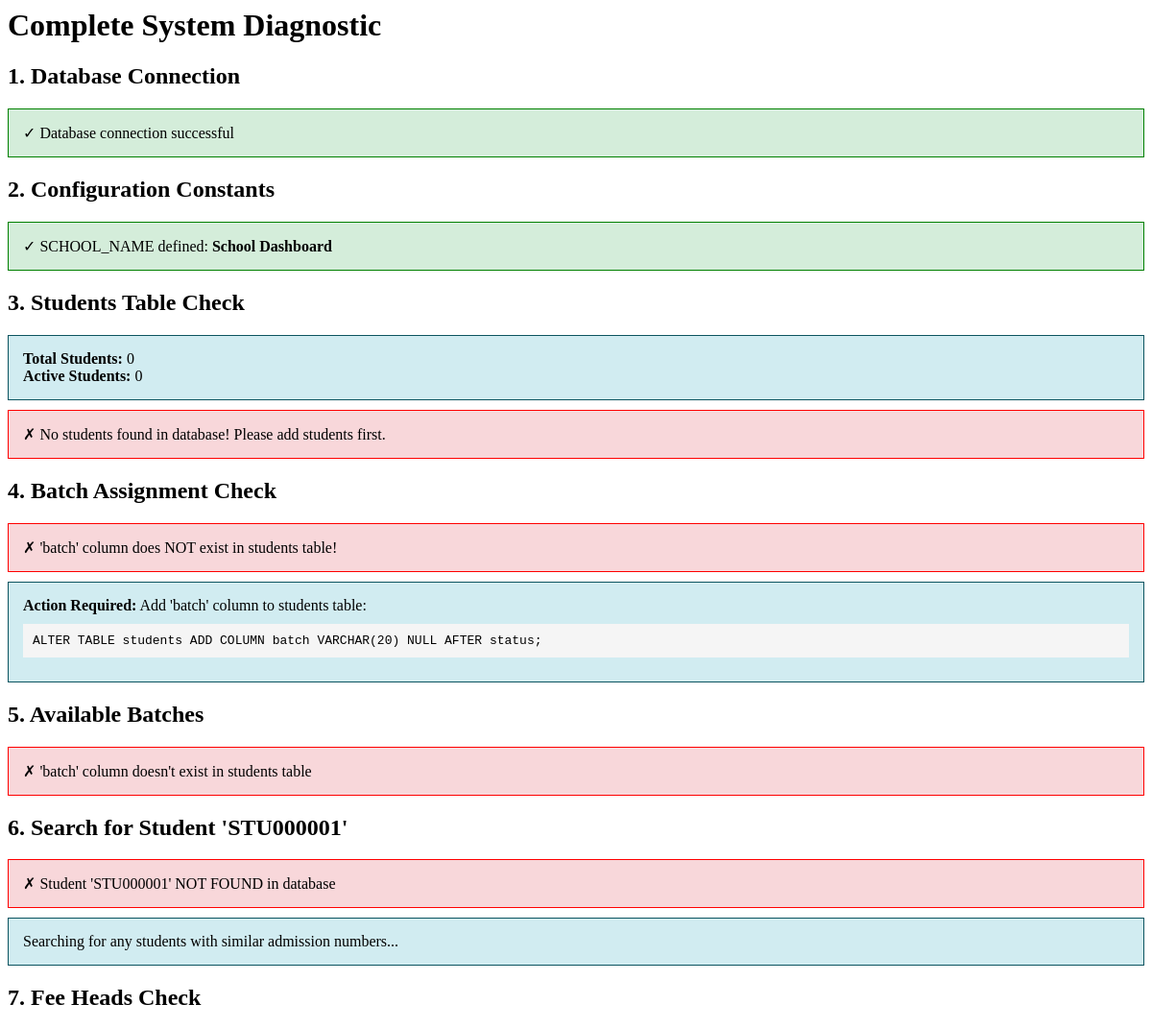
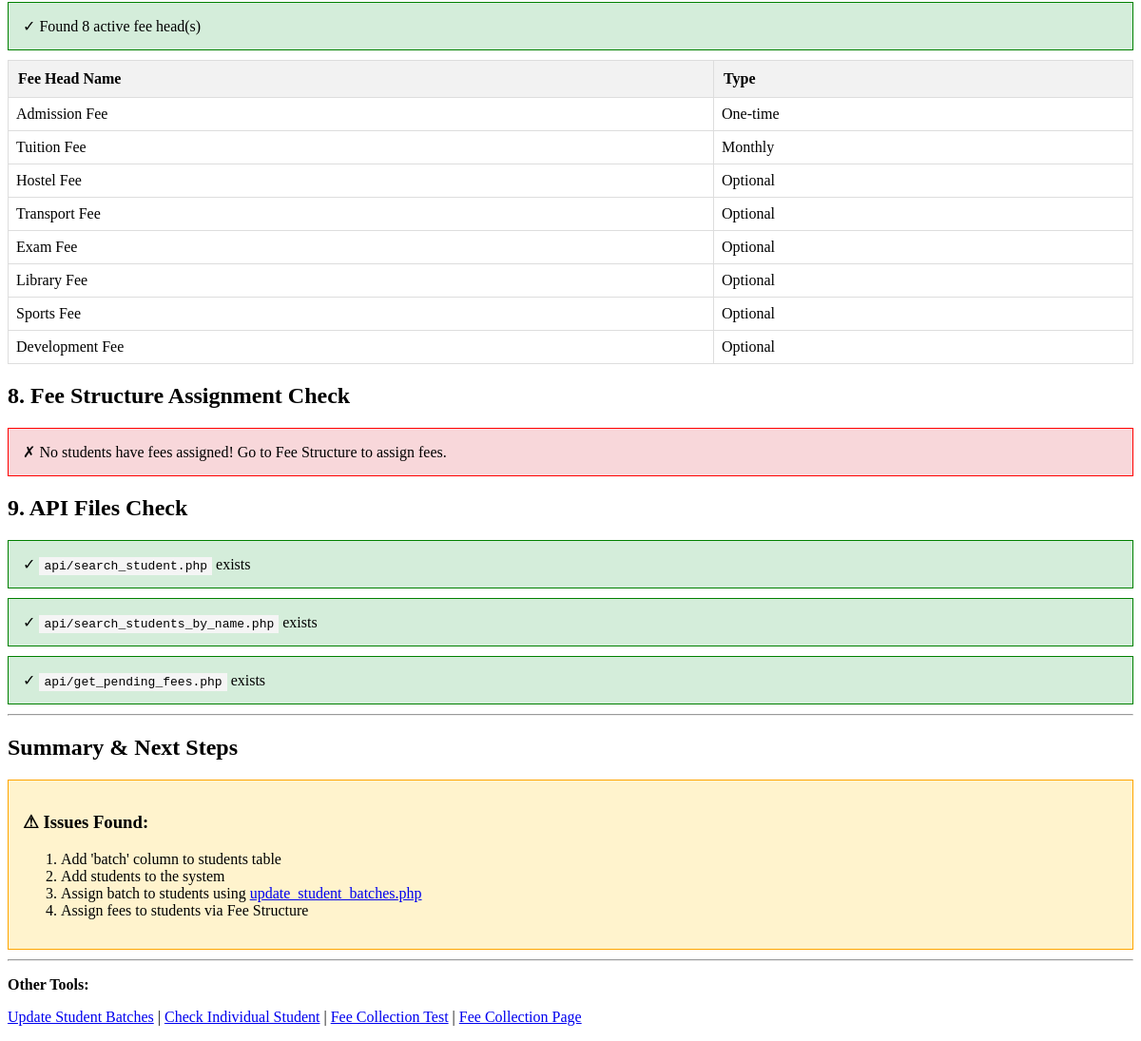
The app's page /full_diagnostic.php (signed in) with its own data (2 pictures, top to bottom).
### tables this page shows
CREATE TABLE `fee_heads` (
  `fee_head_id` int(11) NOT NULL AUTO_INCREMENT,
  `fee_head_name` varchar(100) NOT NULL,
  `fee_type` enum('One-time','Monthly','Optional') NOT NULL,
  `is_active` tinyint(1) NOT NULL DEFAULT 1,
  `display_order` int(11) DEFAULT 0,
  `created_at` timestamp NOT NULL DEFAULT CURRENT_TIMESTAMP,
  PRIMARY KEY (`fee_head_id`)
);

### full_diagnostic.php (the view, shortened to what this page needs)
<?php
require_once 'config/config.php';
echo "<h1>Complete System Diagnostic</h1>";
echo "<h2>1. Database Connection</h2>";
try {
    $conn = getDbConnection();
    if ($conn) {
        echo "<div class='success'>✓ Database connection successful</div>";
    }
} catch (Exception $e) {
    echo "<div class='error'>✗ Database connection failed: " . $e->getMessage() . "</div>";
    exit();
}
echo "<h2>2. Configuration Constants</h2>";
if (defined('SCHOOL_NAME')) {
    echo "<div class='success'>✓ SCHOOL_NAME defined: <strong>" . SCHOOL_NAME . "</strong></div>";
} else {
    echo "<div class='error'>✗ SCHOOL_NAME not defined in config.php</div>";
}
echo "<h2>3. Students Table Check</h2>";
try {
    $totalStudents = $conn->query("SELECT COUNT(*) as count FROM students")->fetch_assoc();
    $activeStudents = $conn->query("SELECT COUNT(*) as count FROM students WHERE status = 'Active'")->fetch_assoc();
    echo "<div class='info'>";
    echo "<strong>Total Students:</strong> " . $totalStudents['count'] . "<br>";
    echo "<strong>Active Students:</strong> " . $activeStudents['count'];
    echo "</div>";
    if ($totalStudents['count'] == 0) {
        echo "<div class='error'>✗ No students found in database! Please add students first.</div>";
    } else {
        echo "<div class='success'>✓ Students table has data</div>";
    }
} catch (Exception $e) {
    echo "<div class='error'>✗ Error querying students: " . $e->getMessage() . "</div>";
}
echo "<h2>4. Batch Assignment Check</h2>";
try {
    $columnsResult = $conn->query("SHOW COLUMNS FROM students LIKE 'batch'");
    if ($columnsResult && $columnsResult->num_rows > 0) {
        echo "<div class='success'>✓ 'batch' column exists in students table</div>";
        $query1 = $conn->query("SELECT COUNT(*) as count FROM students WHERE batch IS NOT NULL AND batch != ''");
        $query2 = $conn->query("SELECT COUNT(*) as count FROM students WHERE batch IS NULL OR batch = ''");
        if ($query1 && $query2) {
            $studentsWithBatch = $query1->fetch_assoc();
            $studentsWithoutBatch = $query2->fetch_assoc();
            echo "<div class='info'>";
            echo "<strong>Students WITH batch:</strong> " . $studentsWithBatch['count'] . "<br>";
            echo "<strong>Students WITHOUT batch:</strong> " . $studentsWithoutBatch['count'];
            echo "</div>";
            if ($studentsWithoutBatch['count'] > 0) {
                echo "<div class='warning'>⚠ " . $studentsWithoutBatch['count'] . " students need batch assignment</div>";
                echo "<div class='info'>";
                echo "<strong>Action Required:</strong><br>";
                echo "1. Visit <a href='update_student_batches.php' style='color: blue; text-decoration: underline;'>update_student_batches.php</a><br>";
                echo "2. Click the button to assign batch '2024-2025' to all students<br>";
                echo "3. Return here to re-run this diagnostic";
                echo "</div>";
            } else {
                echo "<div class='success'>✓ All students have batch assigned</div>";
            }
        } else {
            echo "<div class='error'>✗ Query failed: " . $conn->error . "</div>";
        }
    } else {
        echo "<div class='error'>✗ 'batch' column does NOT exist in students table!</div>";
        echo "<div class='info'>";
        echo "<strong>Action Required:</strong> Add 'batch' column to students table:<br>";
        echo "<code style='display: block; background: #f5f5f5; padding: 10px; margin: 10px 0;'>";
        echo "ALTER TABLE students ADD COLUMN batch VARCHAR(20) NULL AFTER status;";
        echo "</code>";
        echo "</div>";
    }
} catch (Exception $e) {
    echo "<div class='error'>✗ Error checking batches: " . $e->getMessage() . "</div>";
}
echo "<h2>5. Available Batches</h2>";
try {
    $columnsResult = $conn->query("SHOW COLUMNS FROM students LIKE 'batch'");
    if ($columnsResult && $columnsResult->num_rows > 0) {
        $batchesResult = $conn->query("SELECT DISTINCT batch FROM students WHERE batch IS NOT NULL AND batch != '' ORDER BY batch DESC");
        if ($batchesResult && $batchesResult->num_rows > 0) {
            echo "<div class='success'>";
            echo "✓ Found " . $batchesResult->num_rows . " batch(es):<br>";
            while ($row = $batchesResult->fetch_assoc()) {
                echo "- <strong>" . htmlspecialchars($row['batch']) . "</strong><br>";
            }
            echo "</div>";
        } else {
            echo "<div class='error'>✗ No batches found! Batch dropdown will be empty.</div>";
            echo "<div class='info'>Students need batch values assigned. Use <a href='update_student_batches.php'>update_student_batches.php</a></div>";
        }
    } else {
        echo "<div class='error'>✗ 'batch' column doesn't exist in students table</div>";
    }
} catch (Exception $e) {
    echo "<div class='error'>✗ Error: " . $e->getMessage() . "</div>";
}
echo "<h2>6. Search for Student 'STU000001'</h2>";
try {
    $stmt = $conn->prepare("SELECT * FROM students WHERE admission_no = ?");
    $admNo = 'STU000001';
    $stmt->bind_param('s', $admNo);
    $stmt->execute();
    $result = $stmt->get_result();
    $student = $result->fetch_assoc();
    if ($student) {
        echo "<div class='success'>";
        echo "✓ Student <strong>STU000001</strong> EXISTS!<br><br>";
        echo "<table>";
        echo "<tr><th>Field</th><th>Value</th></tr>";
        echo "<tr><td>Student ID</td><td>" . $student['student_id'] . "</td></tr>";
        echo "<tr><td>Admission No</td><td>" . htmlspecialchars($student['admission_no']) . "</td></tr>";
        echo "<tr><td>Name</td><td>" . htmlspecialchars($student['student_name']) . "</td></tr>";
        echo "<tr><td>Status</td><td><strong>" . htmlspecialchars($student['status']) . "</strong></td></tr>";
        echo "<tr><td>Batch</td><td>" . htmlspecialchars($student['batch'] ?? '<span style="color: red;">NULL</span>') . "</td></tr>";
        echo "<tr><td>Class ID</td><td>" . $student['class_id'] . "</td></tr>";
        echo "<tr><td>Section ID</td><td>" . $student['section_id'] . "</td></tr>";
        echo "</table>";
        echo "</div>";
        if ($student['status'] != 'Active') {
            echo "<div class='error'>✗ Student status is '" . $student['status'] . "' - must be 'Active' to appear in search!</div>";
        }
        if (empty($student['batch'])) {
            echo "<div class='warning'>⚠ Student has no batch assigned</div>";
        }
    } else {
        echo "<div class='error'>✗ Student 'STU000001' NOT FOUND in database</div>";
        echo "<div class='info'>Searching for any students with similar admission numbers...</div>";
    }
} catch (Exception $e) {
    echo "<div class='error'>✗ Error: " . $e->getMessage() . "</div>";
}
echo "<h2>7. Fee Heads Check</h2>";
try {
    $feeHeadsCount = $conn->query("SELECT COUNT(*) as count FROM fee_heads WHERE is_active = 1")->fetch_assoc();
    if ($feeHeadsCount['count'] > 0) {
        echo "<div class='success'>✓ Found " . $feeHeadsCount['count'] . " active fee head(s)</div>";
        $feeHeads = $conn->query("SELECT fee_head_name, fee_type FROM fee_heads WHERE is_active = 1");
        echo "<table>";
        echo "<tr><th>Fee Head Name</th><th>Type</th></tr>";
        while ($row = $feeHeads->fetch_assoc()) {
            echo "<tr>";
            echo "<td>" . htmlspecialchars($row['fee_head_name']) . "</td>";
            echo "<td>" . htmlspecialchars($row['fee_type']) . "</td>";
            echo "</tr>";
        }
        echo "</table>";
    } else {
        echo "<div class='error'>✗ No fee heads found! Create fee heads first.</div>";
    }
} catch (Exception $e) {
    echo "<div class='error'>✗ Error: " . $e->getMessage() . "</div>";
}
echo "<h2>8. Fee Structure Assignment Check</h2>";
try {
    $assignedCount = $conn->query("SELECT COUNT(DISTINCT student_id) as count FROM fee_structure WHERE is_active = 1")->fetch_assoc();
    if ($assignedCount['count'] > 0) {
        echo "<div class='success'>✓ " . $assignedCount['count'] . " student(s) have fees assigned</div>";
        $sample = $conn->query("
            SELECT s.admission_no, s.student_name, COUNT(fs.structure_id) as fee_count
            FROM students s
            JOIN fee_structure fs ON s.student_id = fs.student_id
            WHERE fs.is_active = 1
            GROUP BY s.student_id
            LIMIT 5
        ");
        if ($sample->num_rows > 0) {
            echo "<div class='info'><strong>Sample students with fees:</strong></div>";
            echo "<table>";
            echo "<tr><th>Admission No</th><th>Name</th><th>Fee Count</th></tr>";
            while ($row = $sample->fetch_assoc()) {
                echo "<tr>";
                echo "<td>" . htmlspecialchars($row['admission_no']) . "</td>";
                echo "<td>" . htmlspecialchars($row['student_name']) . "</td>";
                echo "<td>" . $row['fee_count'] . "</td>";
                echo "</tr>";
            }
            echo "</table>";
        }
    } else {
        echo "<div class='error'>✗ No students have fees assigned! Go to Fee Structure to assign fees.</div>";
    }
} catch (Exception $e) {
    echo "<div class='error'>✗ Error: " . $e->getMessage() . "</div>";
}
echo "<h2>9. API Files Check</h2>";
$apiFiles = [
    'api/search_student.php',
    'api/search_students_by_name.php',
    'api/get_pending_fees.php'
];
foreach ($apiFiles as $file) {
    if (file_exists($file)) {
        echo "<div class='success'>✓ <span class='code'>$file</span> exists</div>";
    } else {
        echo "<div class='error'>✗ <span class='code'>$file</span> missing!</div>";
    }
}
echo "<hr>";
echo "<h2>Summary & Next Steps</h2>";
$issues = [];
$result1 = $conn->query("SELECT COUNT(*) as count FROM students");
$totalStudents = ($result1 && $row = $result1->fetch_assoc()) ? $row['count'] : 0;
$result2 = $conn->query("SELECT COUNT(*) as count FROM students WHERE status = 'Active'");
$activeStudents = ($result2 && $row = $result2->fetch_assoc()) ? $row['count'] : 0;
$columnsResult = $conn->query("SHOW COLUMNS FROM students LIKE 'batch'");
if ($columnsResult && $columnsResult->num_rows > 0) {
    $result3 = $conn->query("SELECT COUNT(*) as count FROM students WHERE batch IS NOT NULL AND batch != ''");
    $studentsWithBatch = ($result3 && $row = $result3->fetch_assoc()) ? $row['count'] : 0;
} else {
    $studentsWithBatch = 0;
    $issues[] = "Add 'batch' column to students table";
}
$result4 = $conn->query("SELECT COUNT(*) as count FROM fee_heads WHERE is_active = 1");
$feeHeadsCount = ($result4 && $row = $result4->fetch_assoc()) ? $row['count'] : 0;
$result5 = $conn->query("SELECT COUNT(DISTINCT student_id) as count FROM fee_structure WHERE is_active = 1");
$assignedCount = ($result5 && $row = $result5->fetch_assoc()) ? $row['count'] : 0;
if ($totalStudents == 0) {
    $issues[] = "Add students to the system";
}
if ($studentsWithBatch == 0) {
    $issues[] = "Assign batch to students using <a href='update_student_batches.php'>update_student_batches.php</a>";
}
if ($assignedCount == 0) {
    $issues[] = "Assign fees to students via Fee Structure";
}
if (count($issues) > 0) {
    echo "<div class='warning'>";
    echo "<h3>⚠ Issues Found:</h3>";
    echo "<ol>";
    foreach ($issues as $issue) {
        echo "<li>" . $issue . "</li>";
    }
    echo "</ol>";
    echo "</div>";
}
echo "<hr>";
echo "<p><strong>Other Tools:</strong></p>";
echo "<p>";
echo "<a href='update_student_batches.php'>Update Student Batches</a> | ";
echo "<a href='check_student.php'>Check Individual Student</a> | ";
echo "<a href='test_fee_collection.php'>Fee Collection Test</a> | ";
echo "<a href='modules/fees/collect_complete.php'>Fee Collection Page</a>";
echo "</p>";
?>

### full_diagnostic.php (style rules this page uses)
.success { background: #d4edda; padding: 15px; border: 1px solid green; margin: 10px 0; }
.error { background: #f8d7da; padding: 15px; border: 1px solid red; margin: 10px 0; }
.warning { background: #fff3cd; padding: 15px; border: 1px solid orange; margin: 10px 0; }
.info { background: #d1ecf1; padding: 15px; border: 1px solid #0c5460; margin: 10px 0; }
table { border-collapse: collapse; width: 100%; margin: 10px 0; }
th { background: #f2f2f2; padding: 10px; text-align: left; border: 1px solid #ddd; }
td { padding: 8px; border: 1px solid #ddd; }
.code { background: #f5f5f5; padding: 2px 5px; font-family: monospace; }

### records on screen
fee_heads: fee_head_name "Admission Fee", fee_type "One-time"
fee_heads: fee_head_name "Tuition Fee", fee_type "Monthly"
fee_heads: fee_head_name "Hostel Fee", fee_type "Optional"
fee_heads: fee_head_name "Transport Fee", fee_type "Optional"
fee_heads: fee_head_name "Exam Fee", fee_type "Optional"
fee_heads: fee_head_name "Library Fee", fee_type "Optional"
fee_heads: fee_head_name "Sports Fee", fee_type "Optional"
fee_heads: fee_head_name "Development Fee", fee_type "Optional"

### other values on screen
SCHOOL_NAME "School Dashboard"
$totalStudents['count'] "0"
$activeStudents['count'] "0"
$feeHeadsCount['count'] "8"
$file "api/search_student.php"
$file "api/search_students_by_name.php"
$file "api/get_pending_fees.php"
$issue "Add 'batch' column to students table"
$issue "Add students to the system"
$issue "Assign fees to students via Fee Structure"
